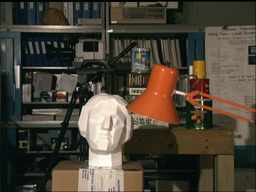
#> input picture Project_Image_Depth_Estimation/problem01/tsukuba/left.png, 256 x 192 px, shrunk from 384 x 288 before the run
$ jupyter execute depth_image_estimation_problem01.ipynb
#> lines starting #> are read from the running program, lines starting #| are printed output that depends on the picture
1. Cài đặt thuật toán

[cell 1]
import cv2
import numpy as np
from google.colab.patches import cv2_imshow

[cell 2]
def l1_distance(x, y):
    return abs(x - y)

def l2_distance(x, y):
    return (x - y) ** 2

[cell 3]
left_img_path = 'tsukuba/left.png'
right_img_path = 'tsukuba/right.png'
disparity_range = 16

left = cv2.imread(left_img_path)
#> left is the input picture: shape (192, 256, 3); mean B, G, R 55.4, 67.6, 74.7
right = cv2.imread(right_img_path)
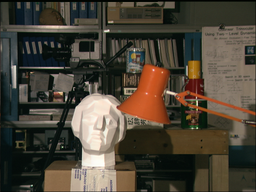
#> input picture Project_Image_Depth_Estimation/problem01/tsukuba/right.png, 256 x 192 px, shrunk from 384 x 288 before the run
#> right is the input picture: shape (192, 256, 3); mean B, G, R 55.5, 67.9, 75.3

cv2_imshow(left)
cv2_imshow(right)

[cell 4]
def pixel_wise_matching_l1(left_img, right_img, disparity_range, save_result=True):
    # Read left, right images then convert to grayscale
#> called with left_img = 'tsukuba/left.png', right_img = 'tsukuba/right.png', disparity_range = 16, save_result = True
    left  = cv2.imread(left_img, 0)
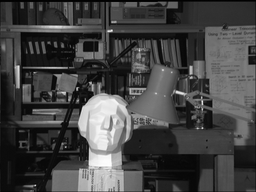
#> left: shape (192, 256); min 0, max 254, mean 67.9
    right = cv2.imread(right_img, 0)
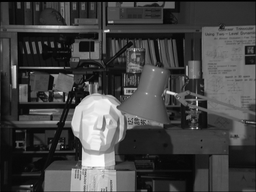
#> right: shape (192, 256); min 0, max 254, mean 68.2

    left  = left.astype(np.float32)
    right = right.astype(np.float32)

    height, width = left.shape[:2]
#> height = 192; width = 256

    # Create blank disparity map
    depth = np.zeros((height, width), np.uint8)
    scale = 16
    max_value = 255

    for y in range(height):
        for x in range(width):
            # Find j where cost has minimum value
            disparity = 0
            cost_min  = max_value

            for j in range(disparity_range):
                cost = max_value if (x - j) < 0 \
                                else l1_distance(int(left[y, x]), int(right[y, x - j]))

                if cost < cost_min:
                    cost_min  = cost
                    disparity = j

            # Let depth at (y, x) = j (disparity)
            # Multiply by a scale factor for visualization purpose
            depth[y, x] = disparity * scale
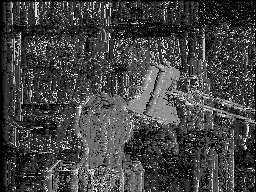
#> depth: shape (192, 256); min 0, max 240, mean 66.9
#> in pixel_wise_matching_l1, `cv2.imwrite(f'pixel_wise_l1_color.png', cv2.applyColorMap(depth, cv2.C..`:
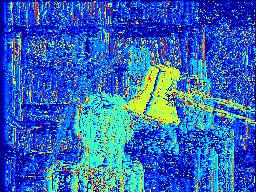
#> saved as pixel_wise_l1_color.png: shape (192, 256, 3); mean B, G, R 192, 102, 38.7
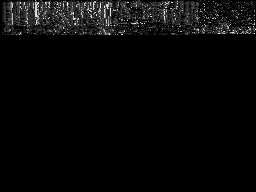
#> depth: shape (192, 256); min 0, max 240, mean 8

    if save_result == True:
        print('Saving result...')
        # Save results
        cv2.imwrite(f'pixel_wise_l1.png', depth)
        cv2.imwrite(f'pixel_wise_l1_color.png', cv2.applyColorMap(depth, cv2.COLORMAP_JET))

    print('Done.')

    return depth, cv2.applyColorMap(depth, cv2.COLORMAP_JET)
